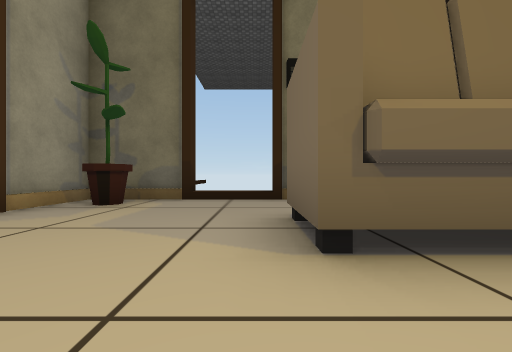
view 1 (above)

12 first-person views from a walk through a Unity game level. The camera is 0.24 m above the floor, looks level and sees 90° across. Doors are open. The floor is counted in squares, 0.5 m on a side. Each view is taken from the middle of a square. On the plan, view 1 faces up. The plan holds only what a view shows up to about 9 squares ahead; the rest is blank. The place goes on beyond the plan. The player is left out. Some surface patterns are stand-ins.

view 2
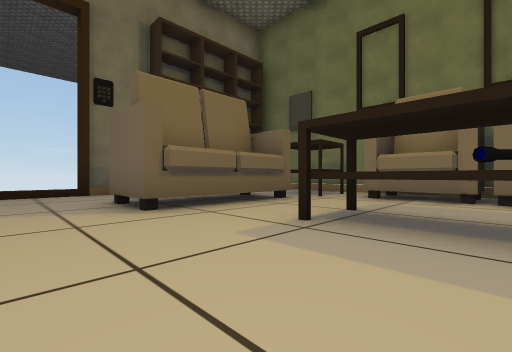

view 3
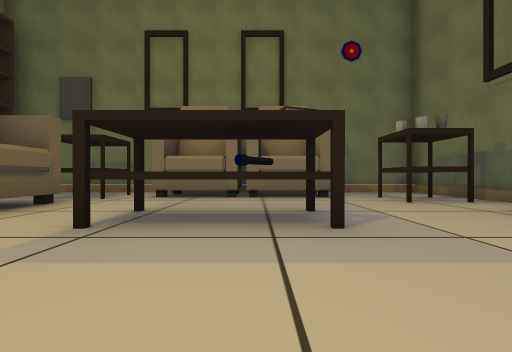

view 4
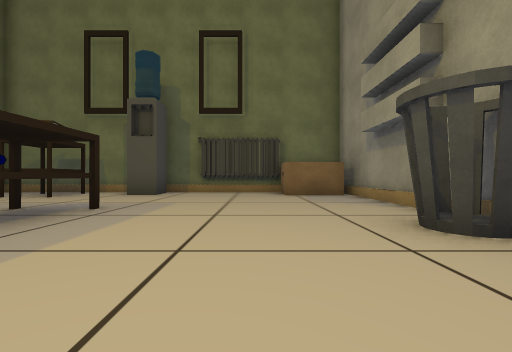

view 5
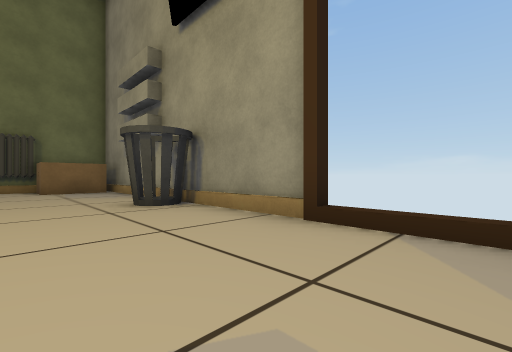

view 6
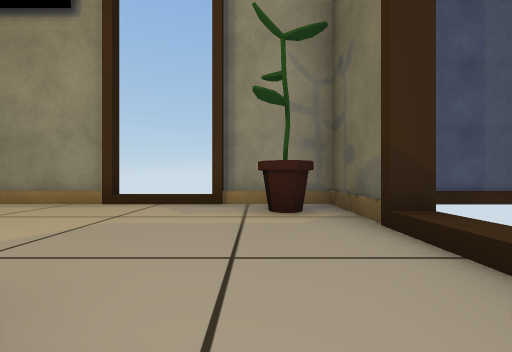

view 7
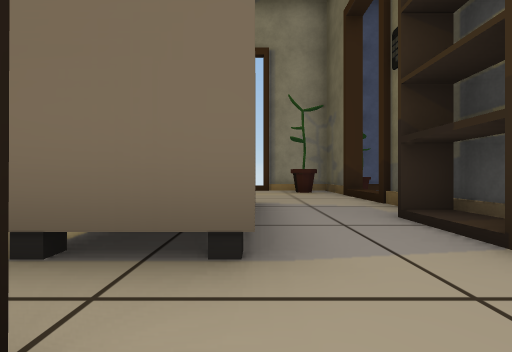

view 8
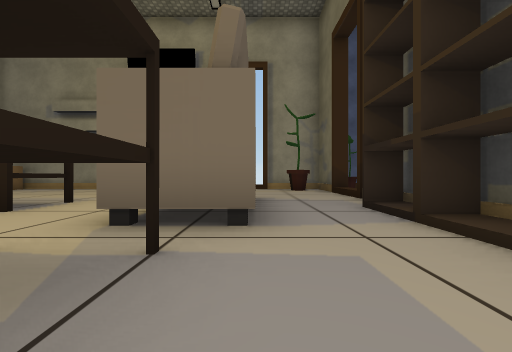

view 9
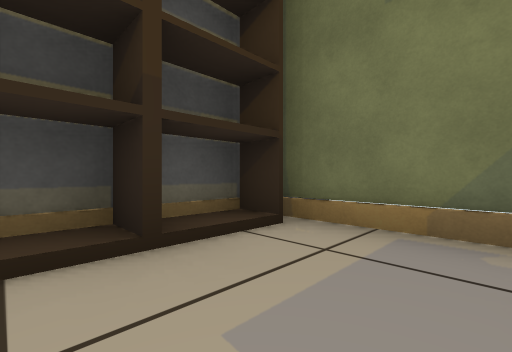

view 10
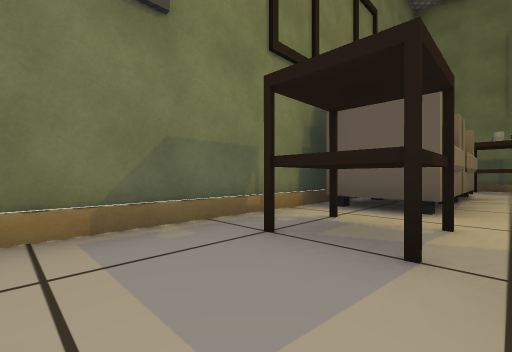

view 11
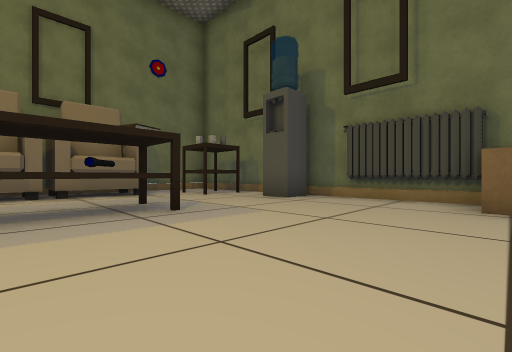

view 12
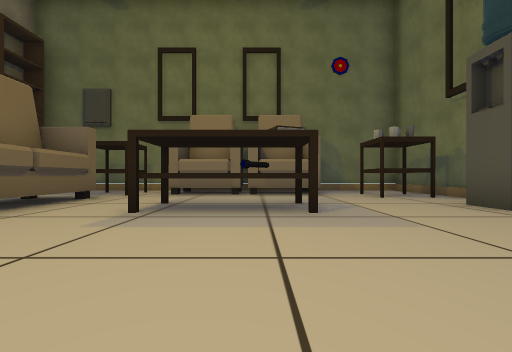

### Floor plan
Points are (right, up) in squares from view 1. A wall is a line through its corners. A room is listed if a view was taken in it or the views show most of it. See-through windows are left out.
Room 1 (views 1, 2, 3, 4, 5, 6, 7, 8, 9, 10, 11, 12)
walls: (6.5, -1.9) (6.5, 5.1); (1.5, -6.4) (1.5, -5.5) (2.4, -5.5); (-3.5, -1.6) (-3.5, -2.1); (-3.5, -2.2) (-3.5, -2.8); (-3.5, -3) (-3.5, -6.5); (2.6, 5.3) (-1.5, 5.3); (4.5, 5.3) (3.5, 5.3); (6.5, -6.8) (6.5, -4.1); (6.1, 5.3) (5.4, 5.3); (-3.5, 5.4) (-3.5, -1.5); (-3.5, 7.5) (-3.5, 6.5)
ways out: open door at (-3.5, 2.5); open door at (-0.5, 5.5)
objects: box (-3, -6) to (-2, -6); bin (-3, -2) to (-3, -1); other object (-3, 4) to (-3, 5); other object (-3, 6); other object (-3, 7); other object (-2, -7); other object (-2, 4); other object (-2, 5); other object (-1, -7) to (0, -7); sofa (0, 2) to (4, 3); other object (1, -7) to (6, -7); other object (1, -3) to (2, 0); other object (1, 5); other object (2, -2); bookshelf (3, 5); other object (4, -6) to (5, -5); chair (5, -4) to (6, -3); chair (5, -2) to (6, 0); other object (5, 1) to (5, 2); bookshelf (5, 5); other object (6, -6) to (6, -5)

Where each view was taken, in squares from view 1:
view 1: 0 up, 0 right, facing up
view 2: 2 down, 1 left, facing up-right
view 3: 2 down, 1 left, facing right
view 4: 1 up, 1 left, facing down
view 5: 3 up, 1 left, facing down-left
view 6: 4 up, 1 right, facing left
view 7: 3 up, 5 right, facing left
view 8: 3 up, 6 right, facing left
view 9: 3 up, 4 right, facing up-right
view 10: 4 up, 4 right, facing down-right
view 11: 1 down, 2 left, facing down-right
view 12: 2 down, 2 left, facing right
